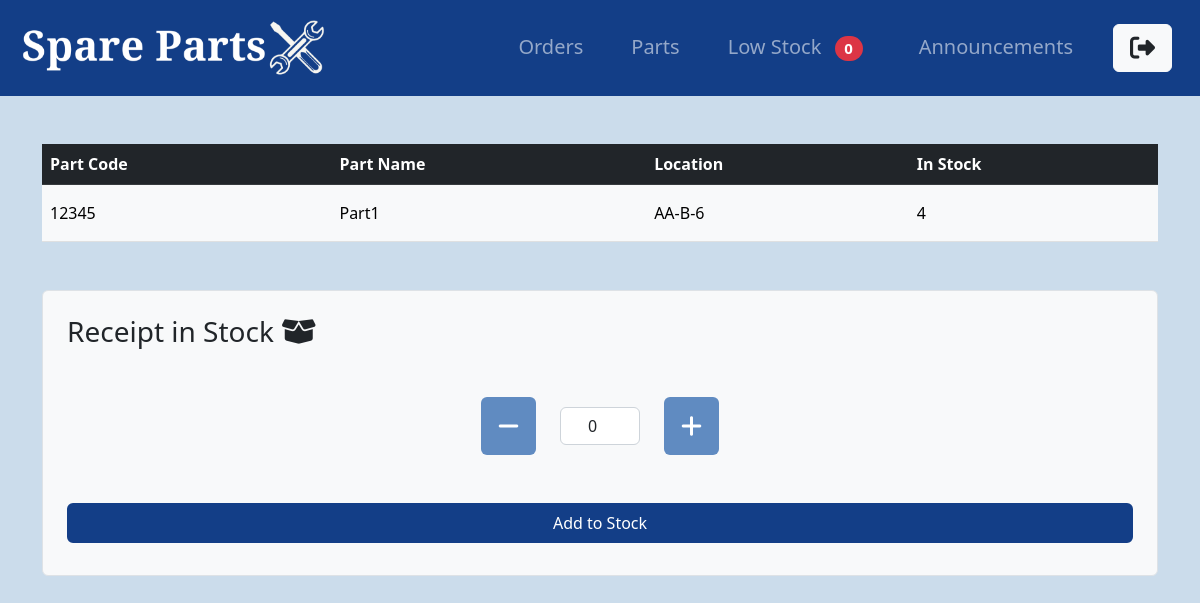
Page /parts/list/1 (signed in) on the committed database.
### parts/models.py (models this page shows, shortened)
class Part(models.Model):
    code = models.CharField(max_length=50, unique=True)
    name = models.CharField(max_length=100)
    num_in_stock = models.PositiveIntegerField(default=0)
    low_stock_warning = models.PositiveIntegerField(default=0)
    location = models.CharField(max_length=10, help_text="Format: AB-A-5")

### parts/views.py (the view, shortened to what this page needs)
# urls.py: path('list/<int:pk>', PartDetailView.as_view(), name='part-detail'),
class PartDetailView(LoginRequiredMixin, DetailView):
    model = Part

### parts/context_processors.py (called while the page is built)
def low_stock_count(request):
    count = Part.objects.filter(num_in_stock__lte=F('low_stock_warning')).count()
    return {'low_stock_count': count}

### parts/templates/parts/part_detail.html (shortened to what this page needs)
{% extends "parts/base.html" %}
{% block content %}
    <table class="table table-light mb-5 parts">
        <thead class="table-dark">
            <tr>
                <th class="py-2">Part Code</th>
                <th class="py-2">Part Name</th>
                {% if user.profile.user_group == 'store_manager' %}
                    <th class="py-2">Location</th>
                {% endif %}
                <th class="py-2">In Stock</th>
            </tr>
        </thead>
        <tbody>
            <tr>
                <td class="py-3">{{part.code}}</td>
                <td class="py-3">{{ part.name }}</td>
                {% if user.profile.user_group == 'store_manager' %}
                    <td class="py-3">{{ part.location }}</td>
                {% endif %}
                <td class="py-3">{{ part.num_in_stock }}</td>
            </tr>
        </tbody>
    </table>
    {% if user.profile.user_group == 'store_manager' %}
        <form method="post" class="p-4 border rounded bg-light">
            <h3>Receipt in Stock <i class="fa-solid fa-box-open"></i></h3>
            <div class="form-group d-flex justify-content-center align-items-center my-5">
                <button type="button" class="btn btn-minus p-3" id="minus-btn-receipt"><i class="fa-solid fa-minus fa-xl"></i></button>
                <input type="number" id="stock_input" name="receipt_quantity" class="form-control text-center mx-4" value="0" readonly required style="max-width: 80px;">
                <button type="button" class="btn btn-plus p-3" id="plus-btn-receipt"><i class="fa-solid fa-plus fa-xl"></i></button>
            </div>
            <button type="submit" class="btn btn-light-bg mt-5 mb-2 w-100 d-block mx-auto">Add to Stock</button>
        </form>
    {% endif %}
{% endblock content %}

### static/css/style.css (style rules this page uses)
body { font-size: 1em; background-color: #CBDCEB; }
.btn { font-size: 0.9em; }
.btn-light-bg { background-color: #133E87; color: #ffffff; border: 2px solid #133E87; }
.btn-minus, .btn-plus { background-color: #608BC1; color: #ffffff; }
.input, .myOrders, .parts, .basket { font-size: 0.8em; }
@media (min-width: 600px) { .input, .myOrders, .parts, .basket { font-size: 1em; } }
@media (min-width: 600px) { .btn { font-size: 1em; } }

### rows in the picture
Part: code "12345", name "Part1", location "AA-B-6", num_in_stock "4"

### other values in the picture
{{ low_stock_count }} "0"
